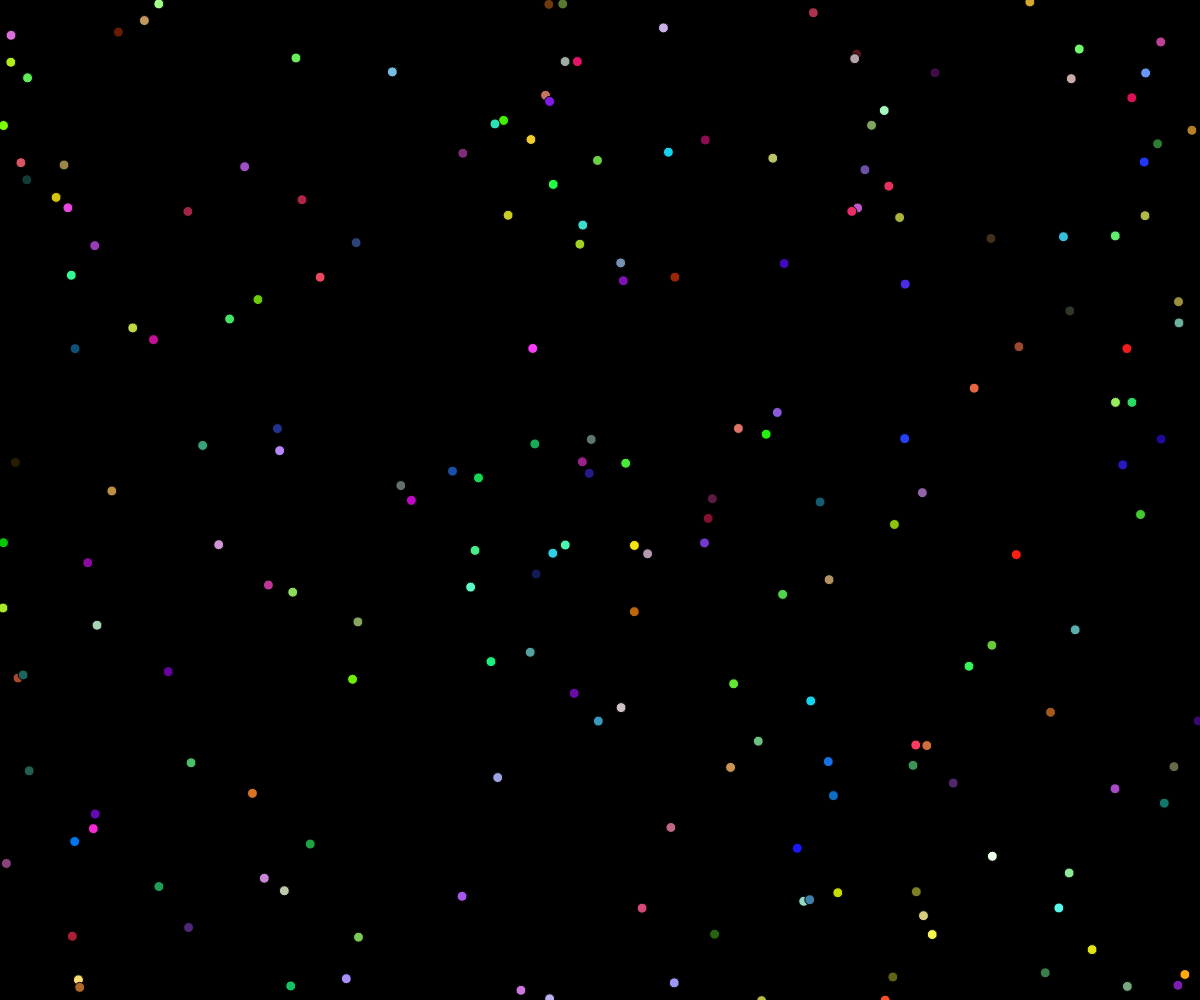
Frame 1 (no input)
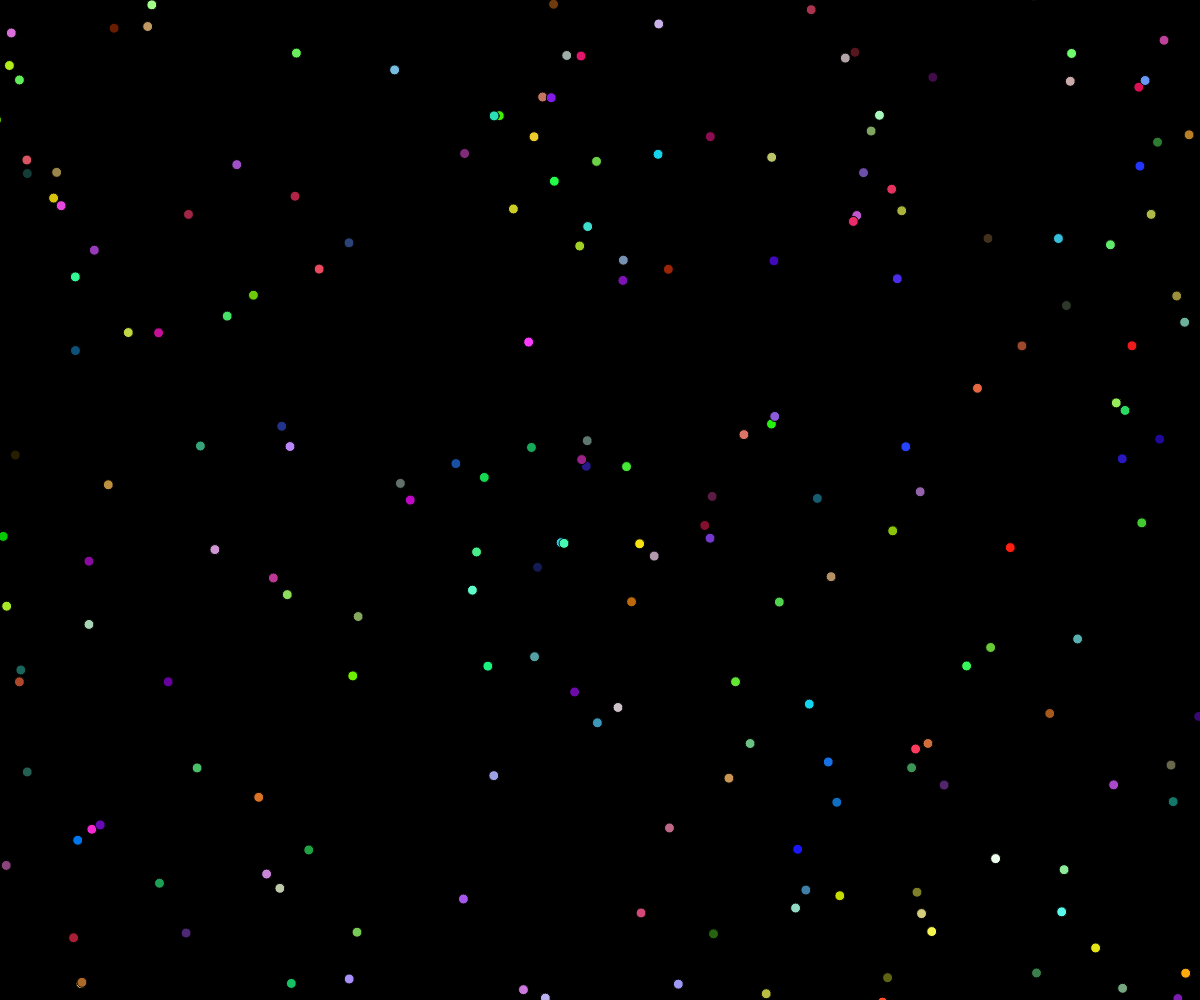
Frame 60 (no input)
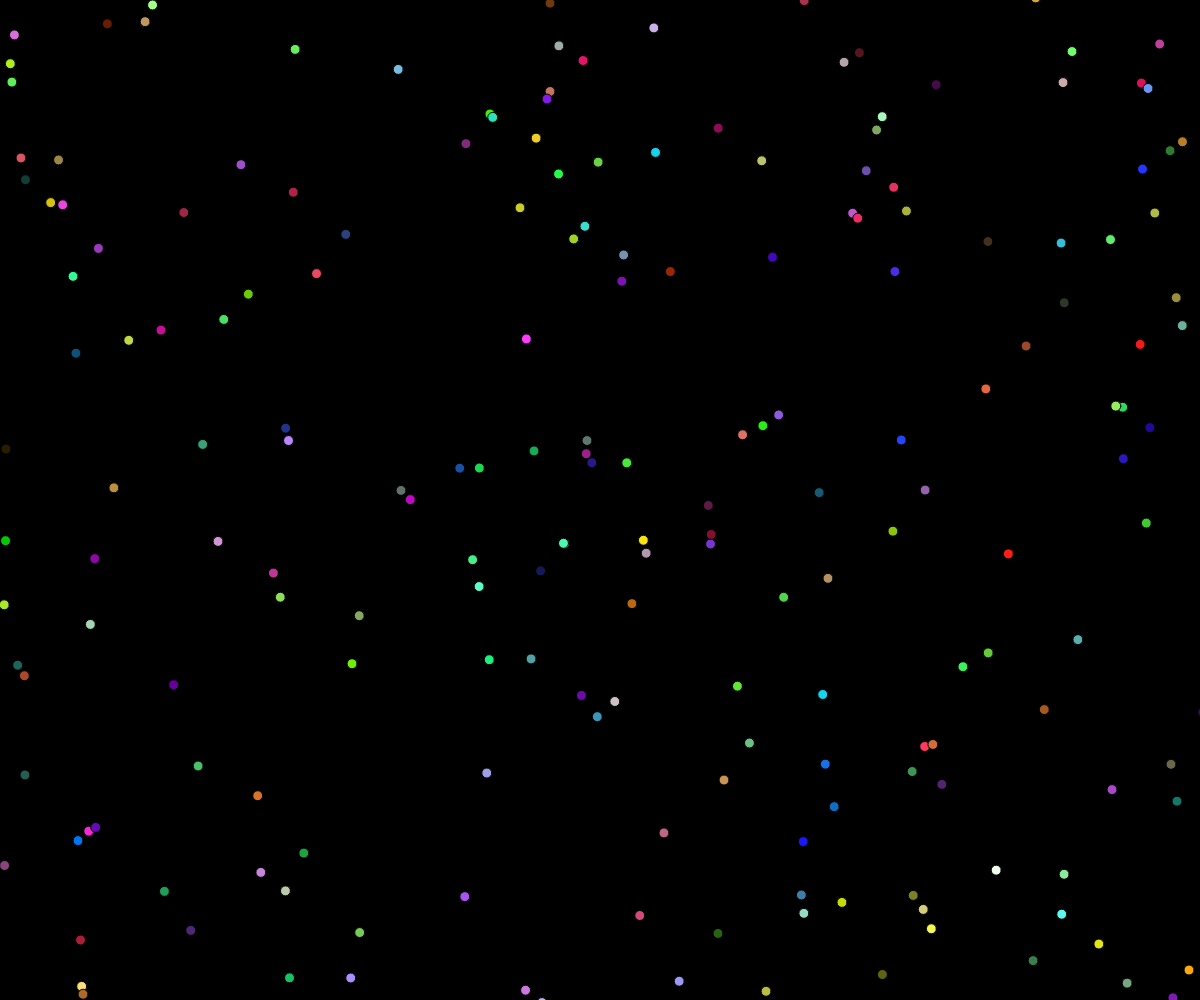
Frame 120 (the mouse pressed at the canvas centre since frame 60)

The p5.js sketch that drew these frames (run headless with seeded random() and noise() and a simulated clock; from frame 60 on, the mouse is pressed at the canvas centre):

// p5.js sketch
// ── sketch.js
var createCray = [];
var horizontalSpeed = 10;
var verticalSpeed = 10;
var velocity = 0.1;

function setup() {
  createCanvas(windowWidth,windowHeight);
  for(var i=0; i<200; i++) {
    createCray.push(new Cray(random(windowWidth), random(windowHeight), 10));
  }
}

function draw() {
  background(0);
  createCray.forEach(function(cray) {
    cray.move();
    cray.display();
  })
}

function Cray(x, y, size) {
  this.x = x;
  this.y = y;
  this.size = size;
  this.r = random(255);
  this.g = random(255);
  this.b = random(255);

  this.move = function() {
    this.x += random(-horizontalSpeed,horizontalSpeed)*velocity;
    this.y += random(-verticalSpeed,verticalSpeed)*velocity;
  }
}

Cray.prototype.display = function() {
  fill(this.r, this.g, this.b);
  ellipse(this.x,this.y,this.size,this.size);
}
